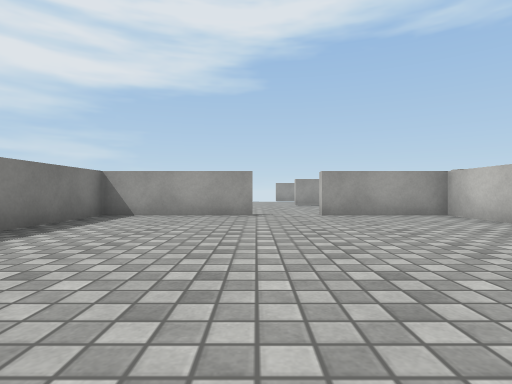
[1] (above)

16 first-person views from a walk through a scene from a Unity 3-D project. The camera is 0.51 m above the floor, looks level and sees 80° across. Doors are open. The floor is counted in squares, 1 m on a side. Each view is taken from the middle of a square. On the plan, view 1 faces up. The plan holds only what a view shows up to about 9 squares ahead; the rest is blank. The place goes on beyond the plan. The player character is not drawn. Surface patterns are stand-ins for the level's own textures.

[2]
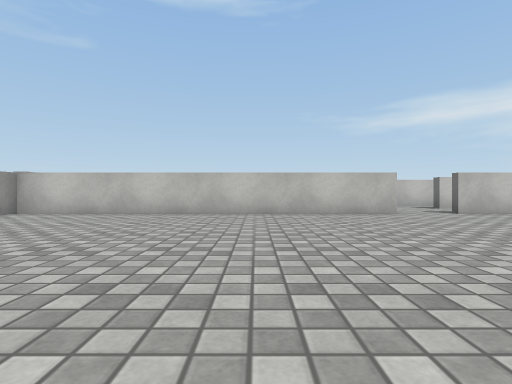

[3]
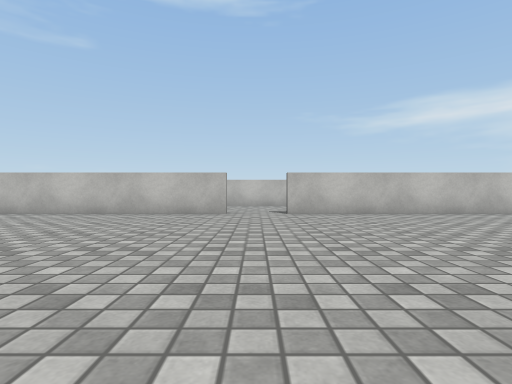

[4]
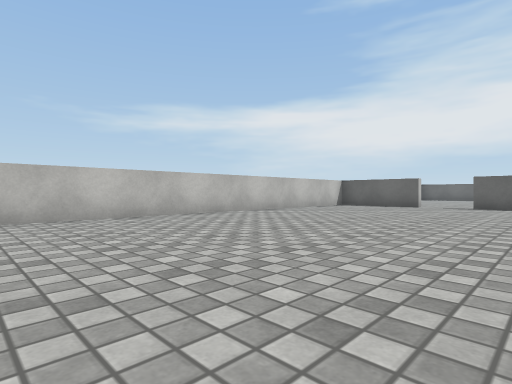

[5]
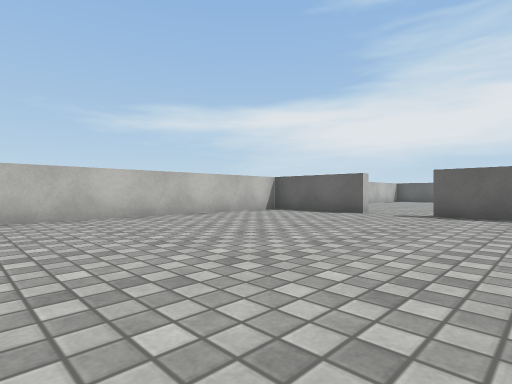

[6]
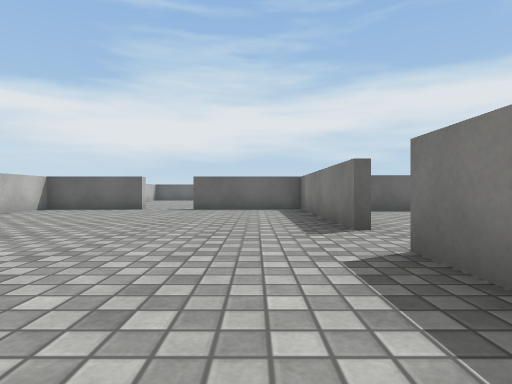

[7]
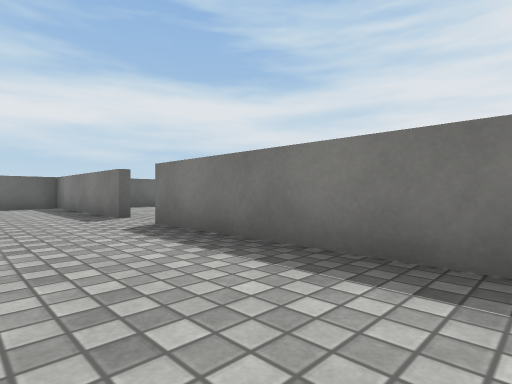

[8]
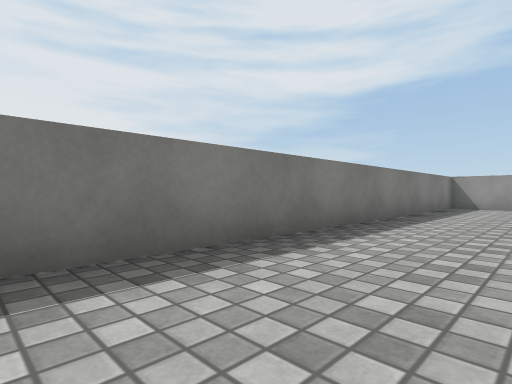

[9]
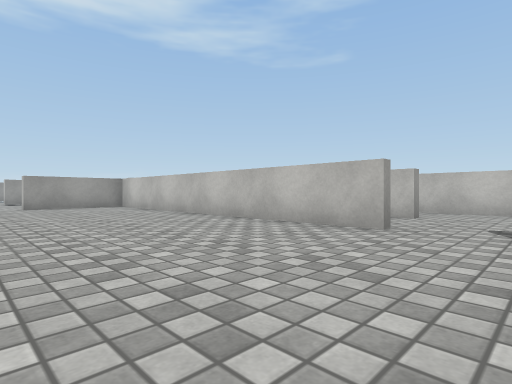

[10]
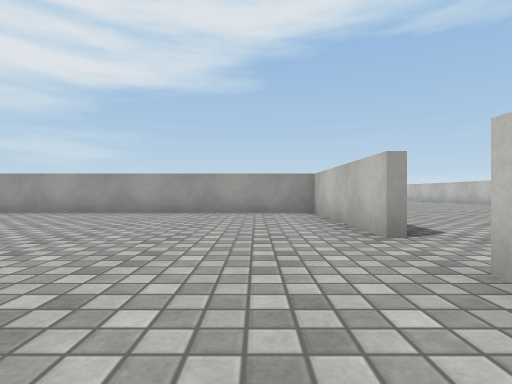

[11]
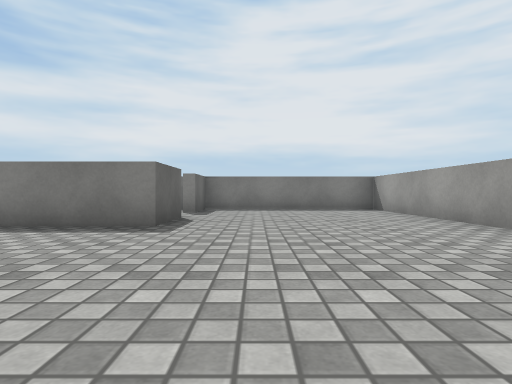

[12]
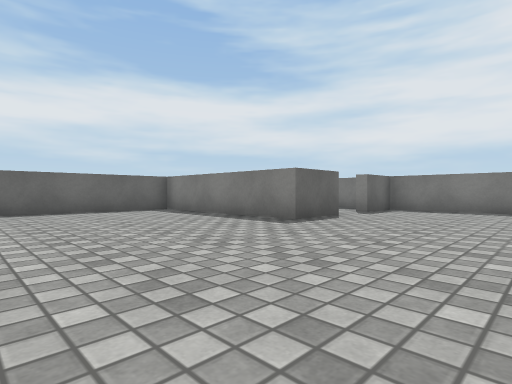

[13]
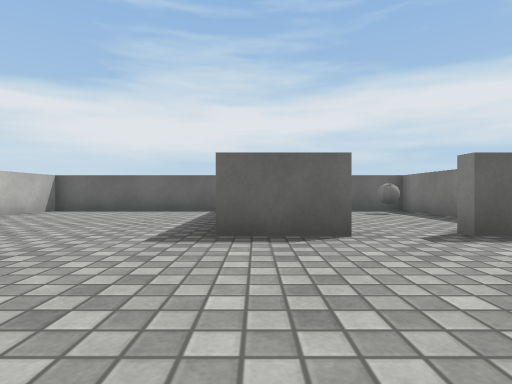

[14]
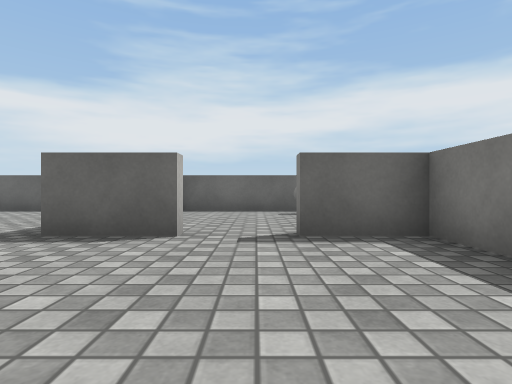

[15]
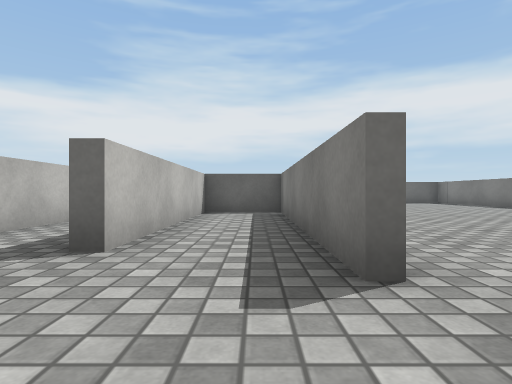

[16]
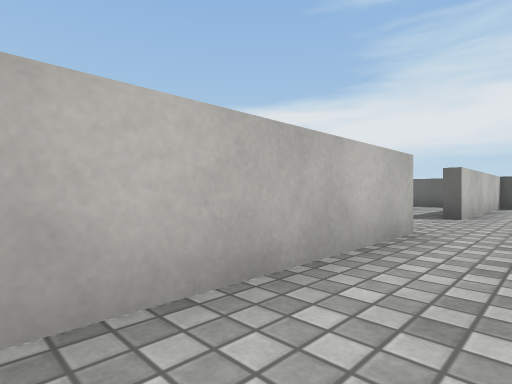

### Floor plan
Points are (right, up) in squares from view 1. A wall is a line through its corners. A room is listed if a view was taken in it or the views show most of it. See-through windows are left out.
Room 1 (views 1, 2, 3, 4, 5, 6, 7, 8, 9)
walls: (4.1, -2.4) (4.1, 6.6) (1.4, 6.6); (-3.3, -11.1) (-3.3, -16) (-0.1, -16); (0, 6.6) (-3.3, 6.6) (-3.3, -9.6); (1.2, -16) (4.1, -16) (4.1, -3.8)
ways out: open door at (-3.5, -10.5) to room 2; open door at (4, -3) to room 3; open door at (0.5, -16); open door at (0.5, 7)
Room 2 (views 10, 11, 12, 13, 14)
walls: (-10.1, -10.5) (-8.5, -10.5) (-8.5, -15.3) (-3.6, -15.3) (-3.6, -13.4); (-3.6, -9.6) (-3.6, -5.5) (-13, -5.5) (-13, -10.5) (-11.5, -10.5)
ways out: open door at (-3.5, -10.5) to room 1; open door at (-10.5, -11) to room 4
Room 3 (views 15, 16)
walls: (6.3, -2.1) (6.3, 2); (4.4, -3.6) (4.4, -9.6) (6.3, -9.6) (6.3, -4.5); (8.2, -3.4) (8.2, -1.5)
ways out: open door at (4, -3) to room 1
Room 4 (no view inside)
walls: (-13, -13) (-13, -15.3) (-9, -15.3)
ways out: open door at (-10.5, -11) to room 2
objects: ball (-12, -14)

Where each view was taken, in squares from view 1:
view 1: 0 up, 0 right, facing up
view 2: 1 up, 3 left, facing right
view 3: 3 down, 3 left, facing right
view 4: 5 down, 2 left, facing down-right
view 5: 9 down, 2 left, facing down-right
view 6: 7 down, 2 left, facing down
view 7: 5 down, 1 left, facing down-left
view 8: 4 down, 1 left, facing up-left
view 9: 4 down, 0 right, facing up-right
view 10: 13 down, 5 left, facing up
view 11: 9 down, 4 left, facing left
view 12: 7 down, 4 left, facing down-left
view 13: 7 down, 9 left, facing down
view 14: 7 down, 11 left, facing down
view 15: 2 down, 5 right, facing down
view 16: 2 up, 5 right, facing down-right
